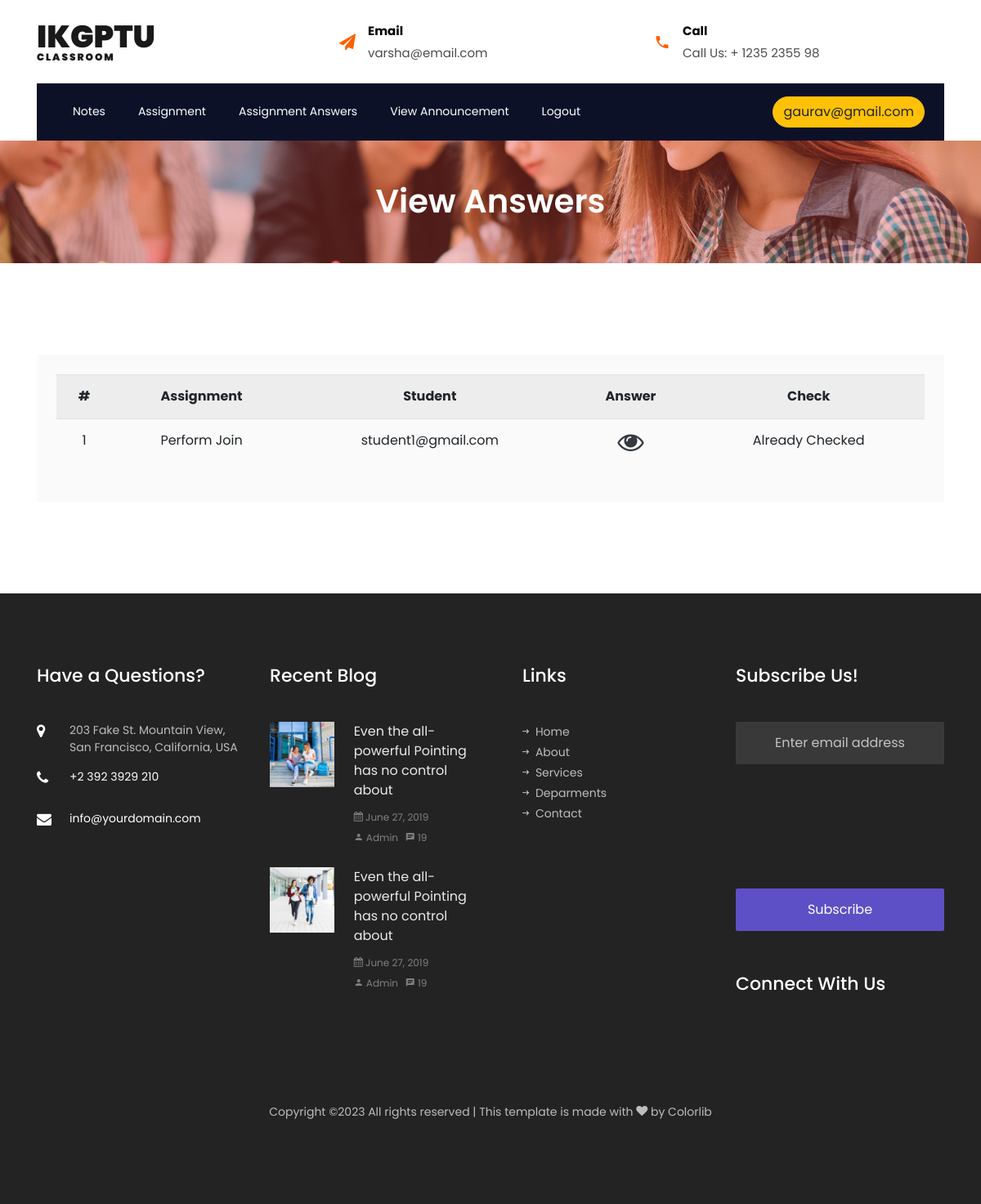
The page /answer_assignment.php (signed in) on the database its author committed.
### tables this page shows
CREATE TABLE `answer_assignment` (
  `id` int(11) NOT NULL,
  `assignment` varchar(255) NOT NULL,
  `student_email` varchar(50) NOT NULL,
  `answer_sheet` varchar(500) NOT NULL,
  `is_checked` varchar(30) NOT NULL,
  `status` varchar(30) NOT NULL,
  `created_at` timestamp(6) NOT NULL DEFAULT current_timestamp(6) ON UPDATE current_timestamp(6)
);

CREATE TABLE `assignment` (
  `id` int(11) NOT NULL,
  `title` varchar(100) NOT NULL,
  `description` longtext NOT NULL,
  `assignment` longtext NOT NULL,
  `status` varchar(30) NOT NULL,
  `created_at` timestamp(6) NOT NULL DEFAULT current_timestamp(6) ON UPDATE current_timestamp(6)
);

### answer_assignment.php (the view, shortened to what this page needs)
<?php
include("header2.php");
?>
<section class="hero-wrap hero-wrap-2" style="background-image: url('images/bg_1.jpg');">
    <div class="overlay"></div>
    <div class="container">
        <div class="row no-gutters slider-text align-items-center justify-content-center">
            <div class="col-md-9 ftco-animate text-center">
                <h1 class="mb-2 bread">View Answers</h1>
            </div>
        </div>
    </div>
</section>
<section class="ftco-section contact-section">
    <div class="container">
        <div class="row d-flex contact-info">
            <div class="col-md-12 d-flex">
                <div class="bg-light align-self-stretch box p-4 text-center">
                    <table class="table table-striped">
                        <tr>
                            <th>#</th>
                            <th>Assignment</th>
                            <th>Student</th>
                            <th>Answer</th>
                            <th>Check</th>
                        </tr>
                        <?php
                        $sno=1;
                        include("config.php");
                        $query = "SELECT `answer_assignment`.*,`assignment`.`title` FROM `answer_assignment` inner join `assignment` on `assignment`.`id`=`answer_assignment`.`assignment`";
                        $result = mysqli_query($conn,$query);
                        while($data = mysqli_fetch_array($result))
                        {
                    ?>
                        <tr>
                            <td><?php echo $sno; ?></td>
                            <td><?php echo $data['title']; ?></td>
                            <td><?php echo $data['student_email']; ?></td>
                            <td>
                                <a href="upload_answers/<?php echo $data['answer_sheet']; ?>" target="_blank">
                                    <i class="fa fa-eye text-dark fa-2x"></i>
                                </a>
                            </td>
                            <td>
                                <?php
                                    if($data['is_checked'] == 'No')
                                    {
                                ?>
                                  <a href="check_assignment.php?id=<?php echo $data['id']; ?>"><i class="fa fa-check text-success"></i></a>
                                <?php
                                    }
                                    else{
                                        echo "Already Checked";
                                    }
                                ?>
                            </td>
                        </tr>
                        <?php
                    $sno++;
                        }
                    ?>
                    </table>
                </div>
            </div>
        </div>
    </div>
</section>
<?php
include("footer.php");
?>

### rows shown on the page
answer_assignment: assignment.title "Perform Join", student_email "student1@gmail.com", is_checked "Already Checked"

### other values the page prints
$_SESSION["teacher_email"] "gaurav@gmail.com"
